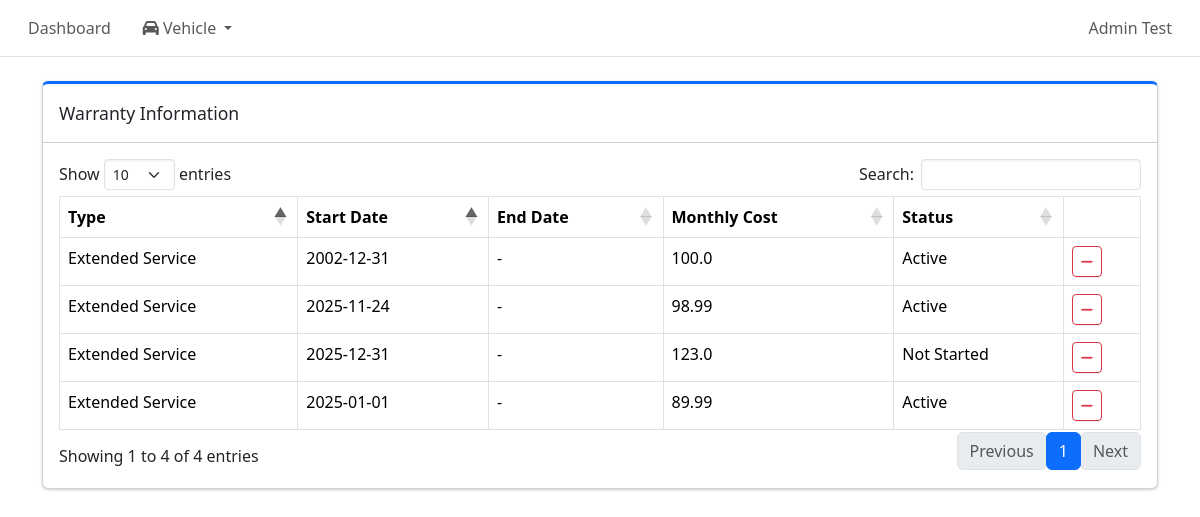
/admin/warranties/subscription (signed in), run on the app's committed database.
### tables this page shows
CREATE TABLE warranty_subscription (
    vehicle_warranty_id INTEGER PRIMARY KEY,
    start_date DATE,
    end_date DATE,
    monthly_cost REAL,
    FOREIGN KEY(vehicle_warranty_id) REFERENCES vehicle_warranty(vehicle_warranty_id) ON DELETE CASCADE
);

CREATE TABLE warranty_type (
    warranty_type_id INTEGER PRIMARY KEY AUTOINCREMENT,
    type_name TEXT NOT NULL UNIQUE,
    display_name TEXT NOT NULL,
    category TEXT NOT NULL CHECK(category IN ('purchase', 'subscription')),
    sort_order INTEGER NOT NULL DEFAULT 100,
    is_active INTEGER NOT NULL DEFAULT 1
);

### routes/admin/warranty_pages.py (the view)
@warranty_pages_bp.route("/subscription", methods=["GET"])
def subscription_warranty_list_page():
    if not session.get("admin_logged_in"):
        return redirect(url_for("auth.admin_login"))
    conn = get_conn()
    cur = conn.cursor()
    cur.execute("""
        SELECT
            v.vehicle_id,
            v.vin,
            v.model,
            v.model_year,
            v.plate_number,
            vw.vehicle_warranty_id,
            wt.display_name AS warranty_type,
            wt.category,
            ws.start_date,
            ws.end_date,
            ws.monthly_cost
        FROM vehicle v
        JOIN vehicle_warranty vw
            ON v.vehicle_id = vw.vehicle_id
        JOIN warranty_type wt
            ON vw.warranty_type_id = wt.warranty_type_id
        LEFT JOIN warranty_subscription ws
            ON vw.vehicle_warranty_id = ws.vehicle_warranty_id
        WHERE wt.category = 'subscription'
        ORDER BY v.vin ASC, wt.sort_order ASC
    """)
    rows = cur.fetchall()
    warranties = []
    for row in rows:
        row["status"] = get_warranty_status_subscription(
            row.get("start_date"),
            row.get("end_date")
        )
        warranties.append(row)
    return render_template("warranty_info_subscription.html", warranties=warranties, subscription_types = get_subscription_warranty_types())

### db.py (called while the page is built)
def make_dict(cursor, row):
    return {col[0]: row[idx] for idx, col in enumerate(cursor.description)}

def get_conn():
    if "db" not in g:
        conn = sqlite3.connect(DB_PATH, check_same_thread=False)
        conn.row_factory = make_dict
        conn.execute("PRAGMA foreign_keys = ON;")
        g.db = conn
    return g.db

def close_conn(e=None):
    db = g.pop("db", None)
    if db is not None:
        db.close()

### utils/time_utils.py (called while the page is built)
def get_pacific_today():
    return datetime.now(ZoneInfo("America/Los_Angeles")).date()

### utils/warranty_utils.py (called while the page is built)
def get_warranty_status_subscription(start_date, end_date):
    today = get_pacific_today()
    parsed_start = None
    if start_date:
        try:
            parsed_start = datetime.strptime(start_date, "%Y-%m-%d").date()
        except ValueError:
            logger.warning(f"[WARRANTY] Invalid start_date format: {start_date}")
    parsed_end = None
    if end_date:
        try:
            parsed_end = datetime.strptime(end_date, "%Y-%m-%d").date()
        except ValueError:
            logger.warning(f"[WARRANTY] Invalid end_date format: {end_date}")
            parsed_end = None
    if parsed_start and parsed_start > today:
        return "Not Started"
    if parsed_end and parsed_end < today:
        return "Expired"
    return "Active"

def get_subscription_warranty_types():
    conn = get_conn()
    cur = conn.cursor()
    cur.execute("""
        SELECT warranty_type_id, type_name, display_name
        FROM warranty_type
        WHERE category = 'subscription' AND is_active = 1
        ORDER BY sort_order
    """)
    rows = cur.fetchall()
    return rows

### templates/warranty_info_subscription.html (shortened to what this page needs)
{% extends "base.html" %}
{% block content %}
<div class="col-12">
    <div class="card card-primary card-outline mb-4">
        <div class="card-header">
            <div class="card-title">Warranty Information</div>
        </div>
        <div class="card-body">
            <table id = "warrantyTable" class="table table-bordered table-hover">
                <thead>
                    <tr>
                        <th>Type</th>
                        <th>Start Date</th>
                        <th>End Date</th>
                        <th>Monthly Cost</th>
                        <th>Status</th>
                        <th>Action</th>
                    </tr>
                </thead>
                <tbody>
                    {% for w in warranties %}
                    <tr data-vehicle-id="{{w.vehicle_id}}" data-warranty-id="{{w.vehicle_warranty_id}}">
                        <td class = "warranty_type">{{w.warranty_type}}</td>
                        <td class = "start_date">{{w.start_date or '-'}}</td>
                        <td class = "end_date">{{w.end_date or '-'}}</td>
                        <td class = "monthly_cost">{{w.monthly_cost or '-'}}</td>
                        <td class = "status">{{w.status}}</td>
                        <td>
                            <button class="btn btn-sm btn-outline-danger delete-warranty-btn">
                                <i class="fa fa-minus"></i>
                            </button>
                        </td>
                    </tr>
                    {% endfor %}
                </tbody>
            </table>
        </div>
    </div>
</div>
{% endblock %}

### data on the page
warranty_subscription: warranty_type "Extended Service", start_date "2025-11-24", end_date "-", monthly_cost "98.99", status "Active"
warranty_subscription: warranty_type "Extended Service", start_date "2002-12-31", end_date "-", monthly_cost "100.0", status "Active"
warranty_subscription: warranty_type "Extended Service", start_date "2025-01-01", end_date "-", monthly_cost "89.99", status "Active"
warranty_subscription: warranty_type "Extended Service", start_date "2025-12-31", end_date "-", monthly_cost "123.0", status "Not Started"
